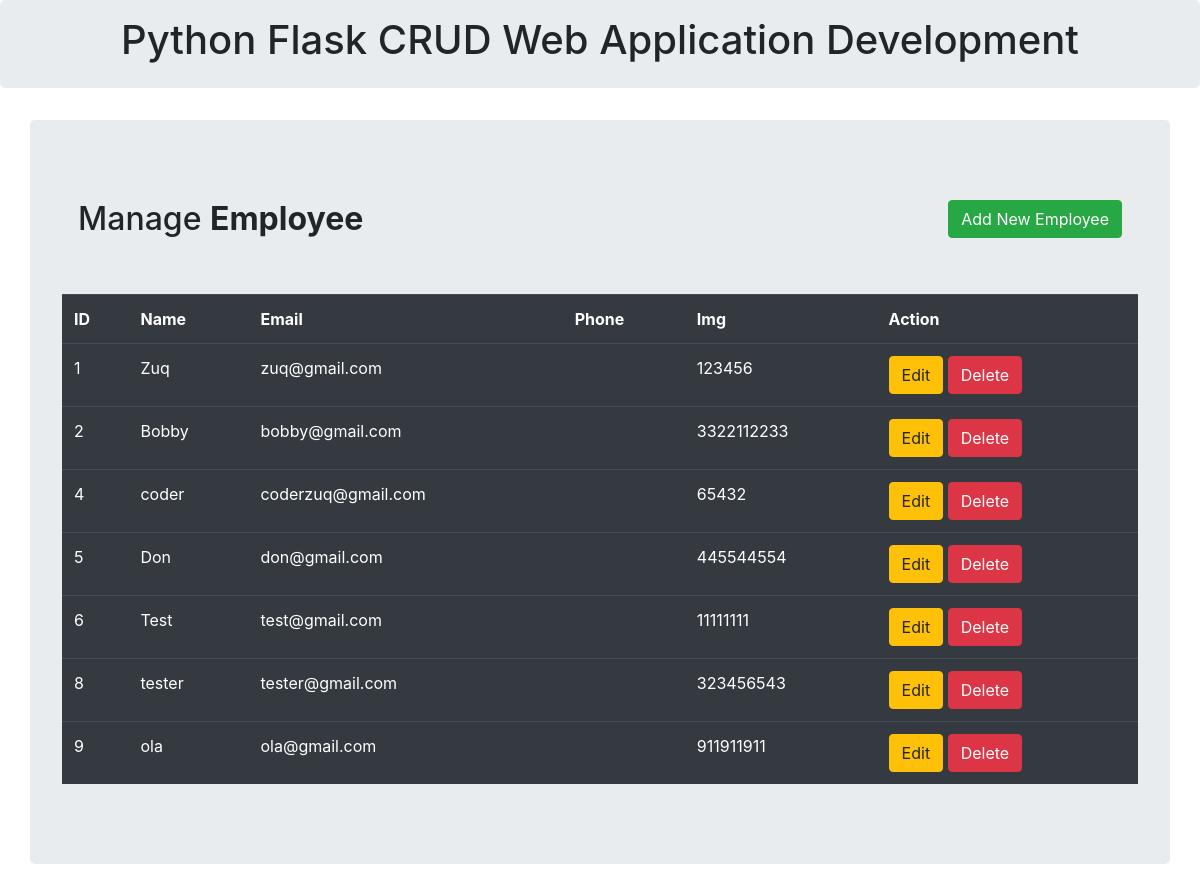
The page / on the database its author committed.
### flaskcrud/models.py (models this page shows, shortened)
class Data(db.Model):
    id = db.Column(db.Integer, primary_key = True)
    name = db.Column(db.String(100))
    email = db.Column(db.String(100))
    phone = db.Column(db.String(100))

### flaskcrud/routes.py (the view)
@app.route("/")
def Index():
    form = Item()
    all_data = Data.query.all()
    return render_template("index.html", employees = all_data, form = form)

### flaskcrud/templates/index.html (shortened to what this page needs)
{% extends "base.html" %}
{% block body %}
<div class="container">
    <div class="row">
        <div class="col md-12 jumbotron">
            <div class="jumbotron p-3">
                <h2>Manage <b>Employee</b> <button type="button" class="btn btn-success float-right" data-toggle="modal" data-target="#mymodal">Add New Employee</button> </h2>
            </div>
            <table class="table table-hover table-dark">
                <tr>
                    <th>ID</th>
                    <th>Name</th>
                    <th>Email</th>
                    <th>Phone</th>
                    <th>Img</th>
                    <th>Action</th>
                </tr>
                {% for row in employees %}
                    <tr>
                        <td>{{row.id}}</td>
                        <td>{{row.name}}</td>
                        <td>{{row.email}}</td>
                        <td>
                        </td>
                        <td>{{row.phone}}</td>
                        <td>
                            <a href="/update/{{row.id}}" class="btn btn-warning btn-xs" data-toggle="modal" data-target="#modaledit{{row.id}}">Edit</a>
                            <a href="/delete/{{row.id}}" class="btn btn-danger btn-xs" onclick="return confirm('Are you sure you want to Delete?')">Delete</a>
                        </td>
                    </tr>
                {% endfor %}
            </table>
        </div>
    </div>
</div>
{% endblock body %}

### flaskcrud/templates/base.html (shortened to what this page needs)
<!DOCTYPE html>
<html lang="en">
<head>
    <link href="{{url_for('static', filename = 'css/bootstrap.min.css')}}" rel="stylesheet"/>
</head>
<body>
    {% block body %}{% endblock body %}
</body>
</html>

### flaskcrud/templates/header.html (shortened to what this page needs)
{% extends "base.html" %}
{% block body %}
    <div class="jumbotron p-3">
        <div class="well text-center">
            <h1>Python Flask CRUD Web Application Development</h1>
        </div>
    </div>
{% endblock body %}

### rows shown on the page
Data: id "1", name "Zuq", email "zuq@gmail.com", phone "123456"
Data: id "2", name "Bobby", email "bobby@gmail.com", phone "3322112233"
Data: id "4", name "coder", email "coderzuq@gmail.com", phone "65432"
Data: id "5", name "Don", email "don@gmail.com", phone "445544554"
Data: id "6", name "Test", email "test@gmail.com", phone "11111111"
Data: id "8", name "tester", email "tester@gmail.com", phone "323456543"
Data: id "9", name "ola", email "ola@gmail.com", phone "911911911"
